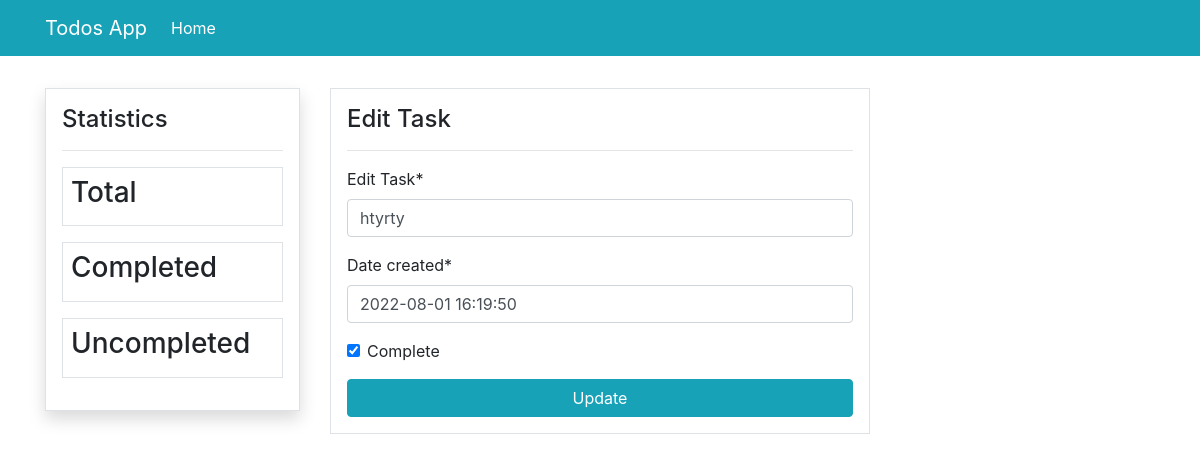
Screenshot of /update/6/ with the database file from the repository.
### todos/models.py (models this page shows, shortened)
class Task(models.Model):
    content = models.CharField(max_length=50)
    date_created = models.DateTimeField(default=datetime.now())
    complete = models.BooleanField(default=False)
    class Meta:
        ordering = ['-date_created']

### todos/views.py (the view)
# urls.py: path('update/<int:pk>/', views.update, name='todos-update'),
def update(request, pk):
    task = Task.objects.get(id=pk)
    if request.method == 'POST':
        form = UpdateTaskForm(request.POST, instance=task)
        if form.is_valid():
            form.save()
            return redirect('/')
    else:
        form = UpdateTaskForm(instance=task)
    context = {
        'form': form
    }
    return render(request, 'todos/update_task.html', context)

### todos/forms.py
class UpdateTaskForm(forms.ModelForm):
    content = forms.CharField(
        label='Edit Task', widget=forms.TextInput(attrs={}))
    class Meta:
        model = Task
        fields = '__all__'

### templates/todos/update_task.html (shortened to what this page needs)
{% extends 'partials/base.html' %}
{% load crispy_forms_tags %}
{% block content %}
<div class="border p-3">
    <h4>Edit Task</h4>
    <hr>
    <form method="POST">
        {{ form|crispy }}
        <input class="btn btn-info btn-block" type="submit" value="Update">
    </form>
</div>
{% endblock %}

### rows the page displays
Task: content "htyrty", date_created "2022-08-01 16:19:50", complete "☑"
